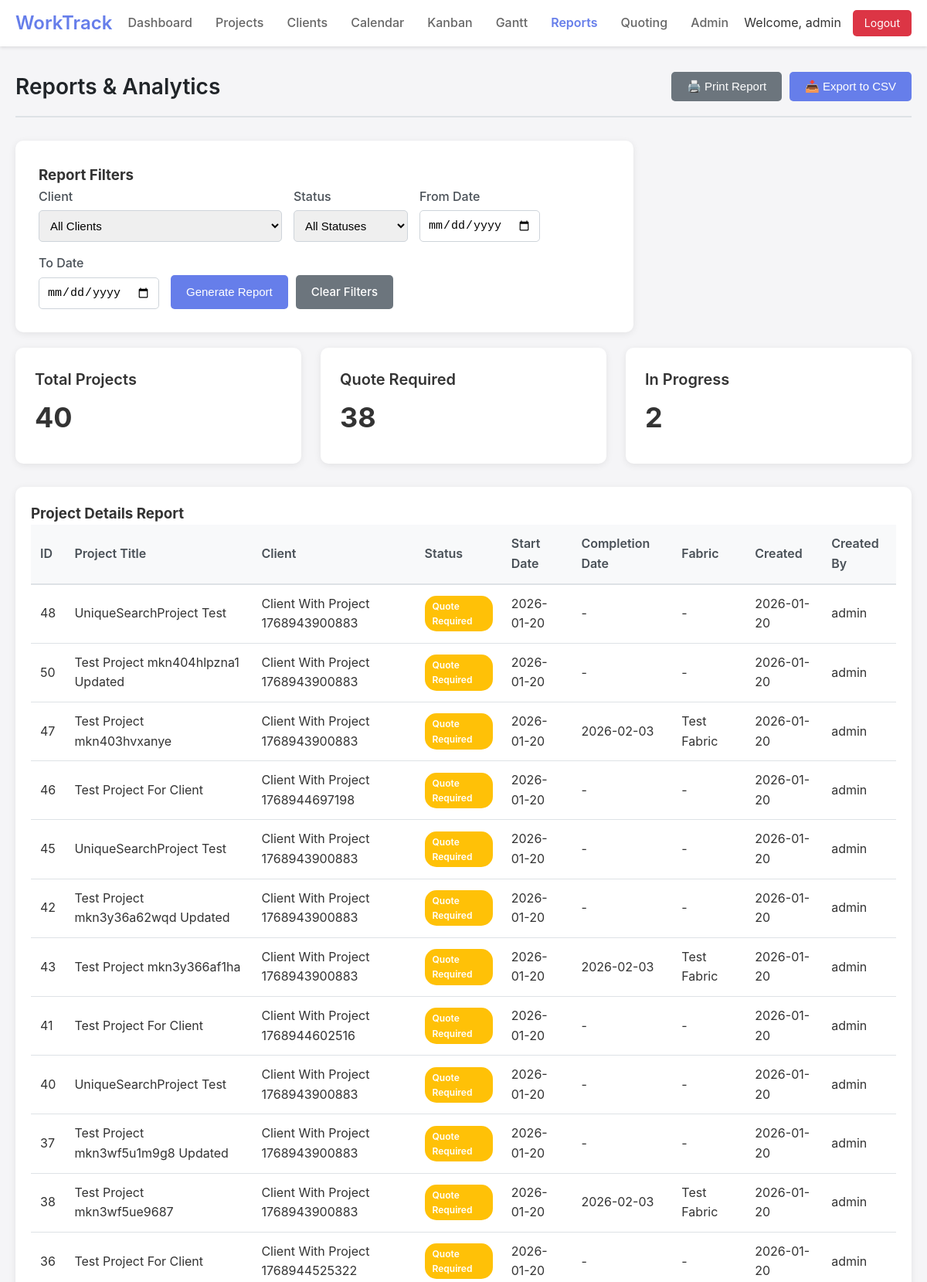
/reports.php (signed in, upper part), run on the app's committed database.
### tables this page shows
CREATE TABLE projects (
    id INTEGER PRIMARY KEY AUTOINCREMENT,
    title TEXT NOT NULL,
    details TEXT,
    client_id INTEGER REFERENCES clients(id),
    start_date DATE,
    completion_date DATE,
    status_id INTEGER REFERENCES project_statuses(id),
    created_date DATETIME DEFAULT CURRENT_TIMESTAMP,
    fabric TEXT,
    created_by INTEGER REFERENCES users(id),
    updated_by INTEGER REFERENCES users(id),
    updated_at DATETIME DEFAULT CURRENT_TIMESTAMP,
    template_id INTEGER REFERENCES project_templates(id)
);

CREATE TABLE project_statuses (
    id INTEGER PRIMARY KEY AUTOINCREMENT,
    name TEXT NOT NULL,
    color TEXT DEFAULT '#007bff',
    sort_order INTEGER DEFAULT 0,
    is_active BOOLEAN DEFAULT 1
);

CREATE TABLE clients (
    id INTEGER PRIMARY KEY AUTOINCREMENT,
    name TEXT NOT NULL,
    address TEXT,
    phone TEXT,
    email TEXT,
    remarks TEXT,
    created_at DATETIME DEFAULT CURRENT_TIMESTAMP,
    updated_at DATETIME DEFAULT CURRENT_TIMESTAMP,
    created_by INTEGER REFERENCES users(id),
    updated_by INTEGER REFERENCES users(id)
);

### includes/db.php (called while the page is built, shortened)
<?php
class Database {
    private static $instance = null;
    private $conn;
    private function __construct() {
        try {
            $this->conn = new PDO('sqlite:' . DB_PATH);
            $this->conn->setAttribute(PDO::ATTR_ERRMODE, PDO::ERRMODE_EXCEPTION);
            $this->conn->setAttribute(PDO::ATTR_DEFAULT_FETCH_MODE, PDO::FETCH_ASSOC);
            $this->conn->exec('PRAGMA foreign_keys = ON');
        } catch (PDOException $e) {
            die("Connection failed: " . $e->getMessage());
        }
    }
    public static function getInstance() {
        if (!self::$instance) {
            self::$instance = new Database();
        }
        return self::$instance;
    }
    public function query($sql, $params = []) {
        try {
            $stmt = $this->conn->prepare($sql);
            $stmt->execute($params);
            return $stmt;
        } catch (PDOException $e) {
            if (DEBUG_MODE) {
                throw $e;
            }
            error_log($e->getMessage());
            return false;
        }
    }
    public function fetchAll($sql, $params = []) {
        $stmt = $this->query($sql, $params);
        return $stmt ? $stmt->fetchAll() : [];
    }
}
?>

### includes/models/Project.php (called while the page is built, shortened)
<?php
require_once dirname(__DIR__) . '/db.php';
class Project {
    private $db;
    public function __construct() {
        $this->db = Database::getInstance();
    }
    public function getAll($filters = []) {
        $sql = "
            SELECT p.*,
                   c.name as client_name,
                   ps.name as status_name,
                   ps.color as status_color,
                   pt.name as template_name,
                   u1.username as created_by_name,
                   u2.username as updated_by_name
            FROM projects p
            LEFT JOIN clients c ON p.client_id = c.id
            LEFT JOIN project_statuses ps ON p.status_id = ps.id
            LEFT JOIN project_templates pt ON p.template_id = pt.id
            LEFT JOIN users u1 ON p.created_by = u1.id
            LEFT JOIN users u2 ON p.updated_by = u2.id
        ";
        $params = [];
        $conditions = [];
        $sql .= " ORDER BY p.created_date DESC";
        return $this->db->fetchAll($sql, $params);
    }
}

### reports.php (the view, shortened to what this page needs)
<?php
require_once 'includes/header.php';
require_once 'includes/models/Project.php';
$projectModel = new Project();
$filters = [
    'client_id' => $_GET['client'] ?? '',
    'status_id' => $_GET['status'] ?? '',
    'search' => $_GET['search'] ?? '',
    'date_from' => $_GET['date_from'] ?? '',
    'date_to' => $_GET['date_to'] ?? ''
];
$projects = $projectModel->getAll($filters);
?>
<div class="page-header">
    <h1 class="page-title">Reports & Analytics</h1>
    <div class="page-actions">
        <button onclick="window.print()" class="btn btn-secondary">🖨️ Print Report</button>
        <button onclick="exportToCSV()" class="btn btn-primary">📥 Export to CSV</button>
    </div>
</div>
<div class="form-container" style="margin-bottom: 20px;">
    <h3>Report Filters</h3>
    <form method="GET" style="display: flex; gap: 15px; flex-wrap: wrap; align-items: end;">
        <div class="form-group" style="margin-bottom: 0;">
            <label for="client">Client</label>
            <select id="client" name="client" class="form-control">
                <option value="">All Clients</option>
            </select>
        </div>
        <div class="form-group" style="margin-bottom: 0;">
            <label for="status">Status</label>
            <select id="status" name="status" class="form-control">
                <option value="">All Statuses</option>
            </select>
        </div>
        <div class="form-group" style="margin-bottom: 0;">
            <label for="date_from">From Date</label>
            <input type="date" id="date_from" name="date_from" class="form-control" value="<?php echo $filters['date_from']; ?>">
        </div>
        <div class="form-group" style="margin-bottom: 0;">
            <label for="date_to">To Date</label>
            <input type="date" id="date_to" name="date_to" class="form-control" value="<?php echo $filters['date_to']; ?>">
        </div>
        <div style="display: flex; gap: 10px;">
            <button type="submit" class="btn btn-primary">Generate Report</button>
            <a href="reports.php" class="btn btn-secondary">Clear Filters</a>
        </div>
    </form>
</div>
<div class="dashboard-grid" style="margin-bottom: 30px;">
    <div class="dashboard-card">
        <div class="card-title">Total Projects</div>
        <div class="stats-number"><?php echo count($projects); ?></div>
    </div>
    <?php
    $statusCounts = [];
    foreach ($projects as $project) {
        $statusName = $project['status_name'];
        if (!isset($statusCounts[$statusName])) {
            $statusCounts[$statusName] = 0;
        }
        $statusCounts[$statusName]++;
    }
    foreach ($statusCounts as $statusName => $count):
    ?>
    <div class="dashboard-card">
        <div class="card-title"><?php echo htmlspecialchars($statusName); ?></div>
        <div class="stats-number"><?php echo $count; ?></div>
    </div>
    <?php endforeach; ?>
</div>
<div class="table-container">
    <h3>Project Details Report</h3>
    <table id="report-table">
        <thead>
            <tr>
                <th>ID</th>
                <th>Project Title</th>
                <th>Client</th>
                <th>Status</th>
                <th>Start Date</th>
                <th>Completion Date</th>
                <th>Fabric</th>
                <th>Created</th>
                <th>Created By</th>
            </tr>
        </thead>
        <tbody>
            <?php foreach ($projects as $project): ?>
                <tr>
                    <td><?php echo $project['id']; ?></td>
                    <td><?php echo htmlspecialchars($project['title']); ?></td>
                    <td><?php echo htmlspecialchars($project['client_name'] ?? 'No Client'); ?></td>
                    <td>
                        <span class="status-badge" style="background: <?php echo $project['status_color']; ?>; color: white;">
                            <?php echo htmlspecialchars($project['status_name']); ?>
                        </span>
                    </td>
                    <td><?php echo $project['start_date'] ? date('Y-m-d', strtotime($project['start_date'])) : '-'; ?></td>
                    <td><?php echo $project['completion_date'] ? date('Y-m-d', strtotime($project['completion_date'])) : '-'; ?></td>
                    <td><?php echo htmlspecialchars($project['fabric'] ?: '-'); ?></td>
                    <td><?php echo date('Y-m-d', strtotime($project['created_date'])); ?></td>
                    <td><?php echo htmlspecialchars($project['created_by_name']); ?></td>
                </tr>
            <?php endforeach; ?>
        </tbody>
    </table>
</div>
<?php require_once 'includes/footer.php'; ?>

### public/css/style.css (style rules this page uses)
* { margin: 0; padding: 0; box-sizing: border-box; }
body { font-family: -apple-system, BlinkMacSystemFont, "Segoe UI", Roboto, "Helvetica Neue", Arial, sans-serif; background: #f5f5f7; color: #333; line-height: 1.6; }
.dashboard-grid { display: grid; grid-template-columns: repeat(auto-fit, minmax(280px, 1fr)); gap: 25px; margin-bottom: 30px; }
.dashboard-card { background: white; border-radius: 10px; padding: 25px; box-shadow: 0 2px 10px rgba(0,0,0,0.08); transition: transform 0.3s, box-shadow 0.3s; text-decoration: none; color: inherit; }
.card-title { font-size: 20px; font-weight: 600; margin-bottom: 5px; }
.stats-number { font-size: 36px; font-weight: 700; margin-bottom: 5px; }
.table-container { background: white; border-radius: 10px; padding: 20px; box-shadow: 0 2px 10px rgba(0,0,0,0.08); overflow-x: auto; }
table { width: 100%; border-collapse: collapse; }
th { text-align: left; padding: 12px; background: #f8f9fa; font-weight: 600; color: #495057; border-bottom: 2px solid #dee2e6; }
td { padding: 12px; border-bottom: 1px solid #dee2e6; }
.form-container { background: white; border-radius: 10px; padding: 30px; box-shadow: 0 2px 10px rgba(0,0,0,0.08); max-width: 800px; }
.form-group { margin-bottom: 20px; }
.form-group label { display: block; margin-bottom: 5px; font-weight: 500; color: #495057; }
.form-control { width: 100%; padding: 10px; border: 1px solid #ced4da; border-radius: 5px; font-size: 15px; transition: border-color 0.3s; }
select.form-control { cursor: pointer; }
.btn { padding: 10px 20px; border: none; border-radius: 5px; font-size: 15px; font-weight: 500; cursor: pointer; transition: all 0.3s; text-decoration: none; display: inline-block; }
.btn-primary { background: #667eea; color: white; }
.btn-secondary { background: #6c757d; color: white; }
.status-badge { padding: 4px 10px; border-radius: 15px; font-size: 12px; font-weight: 600; display: inline-block; }
.page-header { margin-bottom: 30px; padding-bottom: 15px; border-bottom: 2px solid #dee2e6; display: flex; justify-content: space-between; align-items: center; }
.page-title { font-size: 28px; font-weight: 600; color: #212529; }
.page-actions { display: flex; gap: 10px; }

### data on the page
projects: status.name "In Progress", count "2"
projects: id "48", title "UniqueSearchProject Test", client.name "Client With Project 1768943900883", status.name "Quote Required", start_date "2026-01-20", fabric "-", created_date "2026-01-20", created_by_name "admin"
projects: id "50", title "Test Project mkn404hlpzna1 Updated", client.name "Client With Project 1768943900883", status.name "Quote Required", start_date "2026-01-20", fabric "-", created_date "2026-01-20", created_by_name "admin"
projects: id "47", title "Test Project mkn403hvxanye", client.name "Client With Project 1768943900883", status.name "Quote Required", start_date "2026-01-20", completion_date "2026-02-03", fabric "Test Fabric", created_date "2026-01-20", created_by_name "admin"
projects: id "46", title "Test Project For Client", client.name "Client With Project 1768944697198", status.name "Quote Required", start_date "2026-01-20", fabric "-", created_date "2026-01-20", created_by_name "admin"
projects: id "45", title "UniqueSearchProject Test", client.name "Client With Project 1768943900883", status.name "Quote Required", start_date "2026-01-20", fabric "-", created_date "2026-01-20", created_by_name "admin"
projects: id "42", title "Test Project mkn3y36a62wqd Updated", client.name "Client With Project 1768943900883", status.name "Quote Required", start_date "2026-01-20", fabric "-", created_date "2026-01-20", created_by_name "admin"
projects: id "43", title "Test Project mkn3y366af1ha", client.name "Client With Project 1768943900883", status.name "Quote Required", start_date "2026-01-20", completion_date "2026-02-03", fabric "Test Fabric", created_date "2026-01-20", created_by_name "admin"
projects: id "41", title "Test Project For Client", client.name "Client With Project 1768944602516", status.name "Quote Required", start_date "2026-01-20", fabric "-", created_date "2026-01-20", created_by_name "admin"
projects: id "40", title "UniqueSearchProject Test", client.name "Client With Project 1768943900883", status.name "Quote Required", start_date "2026-01-20", fabric "-", created_date "2026-01-20", created_by_name "admin"
projects: id "37", title "Test Project mkn3wf5u1m9g8 Updated", client.name "Client With Project 1768943900883", status.name "Quote Required", start_date "2026-01-20", fabric "-", created_date "2026-01-20", created_by_name "admin"
projects: id "38", title "Test Project mkn3wf5ue9687", client.name "Client With Project 1768943900883", status.name "Quote Required", start_date "2026-01-20", completion_date "2026-02-03", fabric "Test Fabric", created_date "2026-01-20", created_by_name "admin"
projects: id "36", title "Test Project For Client", client.name "Client With Project 1768944525322", status.name "Quote Required", start_date "2026-01-20", fabric "-", created_date "2026-01-20", created_by_name "admin"

### other printed values
SITE_NAME "WorkTrack"
Auth::getCurrentUsername() "admin"
count($projects) "40"
$statusName "Quote Required"
$count "38"
